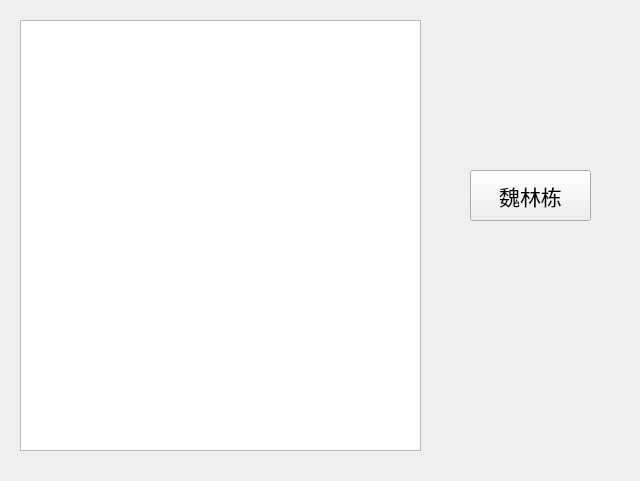
<?xml version="1.0" encoding="UTF-8"?>
<ui version="4.0">
 <class>Form</class>
 <widget class="QWidget" name="Form">
  <property name="geometry">
   <rect>
    <x>0</x>
    <y>0</y>
    <width>640</width>
    <height>481</height>
   </rect>
  </property>
  <property name="windowTitle">
   <string>Form</string>
  </property>
  <widget class="QPlainTextEdit" name="plainTextEdit">
   <property name="geometry">
    <rect>
     <x>20</x>
     <y>20</y>
     <width>401</width>
     <height>431</height>
    </rect>
   </property>
  </widget>
  <widget class="QPushButton" name="button">
   <property name="geometry">
    <rect>
     <x>470</x>
     <y>170</y>
     <width>121</width>
     <height>51</height>
    </rect>
   </property>
   <property name="font">
    <font>
     <pointsize>16</pointsize>
    </font>
   </property>
   <property name="text">
    <string>魏林栋</string>
   </property>
  </widget>
 </widget>
 <resources/>
 <connections/>
</ui>
